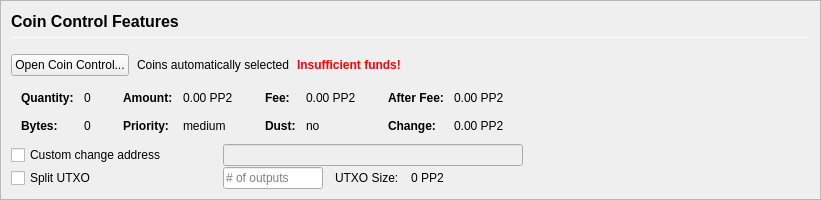
         <widget class="QFrame" name="frameCoinControl">
          <property name="sizePolicy">
           <sizepolicy hsizetype="Expanding" vsizetype="Expanding">
            <horstretch>0</horstretch>
            <verstretch>0</verstretch>
           </sizepolicy>
          </property>
          <property name="maximumSize">
           <size>
            <width>16777215</width>
            <height>16777215</height>
           </size>
          </property>
          <property name="frameShape">
           <enum>QFrame::StyledPanel</enum>
          </property>
          <property name="frameShadow">
           <enum>QFrame::Sunken</enum>
          </property>
          <layout class="QVBoxLayout" name="verticalLayoutCoinControl2">
           <property name="spacing">
            <number>0</number>
           </property>
           <property name="leftMargin">
            <number>0</number>
           </property>
           <property name="topMargin">
            <number>0</number>
           </property>
           <property name="rightMargin">
            <number>0</number>
           </property>
           <property name="bottomMargin">
            <number>0</number>
           </property>
           <item>
            <widget class="QFrame" name="frameCoinControl_BG">
             <layout class="QVBoxLayout" name="verticalLayoutCoinControl" stretch="0,0,0,0,0,0">
              <property name="spacing">
               <number>1</number>
              </property>
              <property name="leftMargin">
               <number>10</number>
              </property>
              <property name="topMargin">
               <number>10</number>
              </property>
              <item>
               <layout class="QHBoxLayout" name="horizontalLayoutCoinControl1">
                <property name="bottomMargin">
                 <number>15</number>
                </property>
                <item>
                 <layout class="QVBoxLayout" name="verticalLayout_3">
                  <property name="spacing">
                   <number>6</number>
                  </property>
                  <item>
                   <widget class="QLabel" name="labelCoinControlFeatures">
                    <property name="sizePolicy">
                     <sizepolicy hsizetype="Preferred" vsizetype="Maximum">
                      <horstretch>0</horstretch>
                      <verstretch>0</verstretch>
                     </sizepolicy>
                    </property>
                    <property name="minimumSize">
                     <size>
                      <width>0</width>
                      <height>20</height>
                     </size>
                    </property>
                    <property name="font">
                     <font>
                      <pointsize>12</pointsize>
                      <weight>75</weight>
                      <bold>true</bold>
                     </font>
                    </property>
                    <property name="styleSheet">
                     <string notr="true">font-weight:bold;</string>
                    </property>
                    <property name="text">
                     <string>Coin Control Features</string>
                    </property>
                   </widget>
                  </item>
                  <item>
                   <widget class="Line" name="line">
                    <property name="minimumSize">
                     <size>
                      <width>0</width>
                      <height>1</height>
                     </size>
                    </property>
                    <property name="maximumSize">
                     <size>
                      <width>16777215</width>
                      <height>1</height>
                     </size>
                    </property>
                    <property name="orientation">
                     <enum>Qt::Horizontal</enum>
                    </property>
                   </widget>
                  </item>
                 </layout>
                </item>
               </layout>
              </item>
              <item>
               <layout class="QHBoxLayout" name="horizontalLayoutCoinControl2" stretch="0,0,0,0">
                <property name="spacing">
                 <number>8</number>
                </property>
                <property name="bottomMargin">
                 <number>10</number>
                </property>
                <item>
                 <widget class="QPushButton" name="pushButtonCoinControl">
                  <property name="styleSheet">
                   <string notr="true"/>
                  </property>
                  <property name="text">
                   <string>Open Coin Control...</string>
                  </property>
                  <property name="autoDefault">
                   <bool>false</bool>
                  </property>
                 </widget>
                </item>
                <item>
                 <widget class="QLabel" name="labelCoinControlAutomaticallySelected">
                  <property name="text">
                   <string>Coins automatically selected</string>
                  </property>
                  <property name="margin">
                   <number>5</number>
                  </property>
                 </widget>
                </item>
                <item>
                 <widget class="QLabel" name="labelCoinControlInsuffFunds">
                  <property name="font">
                   <font>
                    <weight>75</weight>
                    <bold>true</bold>
                   </font>
                  </property>
                  <property name="styleSheet">
                   <string notr="true">color:red;font-weight:bold;</string>
                  </property>
                  <property name="text">
                   <string>Insufficient funds!</string>
                  </property>
                  <property name="margin">
                   <number>5</number>
                  </property>
                 </widget>
                </item>
                <item>
                 <spacer name="horizontalSpacerCoinControl">
                  <property name="orientation">
                   <enum>Qt::Horizontal</enum>
                  </property>
                  <property name="sizeHint" stdset="0">
                   <size>
                    <width>40</width>
                    <height>1</height>
                   </size>
                  </property>
                 </spacer>
                </item>
               </layout>
              </item>
              <item>
               <widget class="QWidget" name="widgetCoinControl" native="true">
                <property name="sizePolicy">
                 <sizepolicy hsizetype="Preferred" vsizetype="Preferred">
                  <horstretch>0</horstretch>
                  <verstretch>0</verstretch>
                 </sizepolicy>
                </property>
                <property name="minimumSize">
                 <size>
                  <width>0</width>
                  <height>0</height>
                 </size>
                </property>
                <property name="styleSheet">
                 <string notr="true"/>
                </property>
                <layout class="QHBoxLayout" name="horizontalLayoutCoinControl5">
                 <property name="leftMargin">
                  <number>0</number>
                 </property>
                 <property name="topMargin">
                  <number>0</number>
                 </property>
                 <property name="rightMargin">
                  <number>0</number>
                 </property>
                 <property name="bottomMargin">
                  <number>0</number>
                 </property>
                 <item>
                  <layout class="QHBoxLayout" name="horizontalLayoutCoinControl3" stretch="0,0,0,1">
                   <property name="spacing">
                    <number>20</number>
                   </property>
                   <property name="topMargin">
                    <number>0</number>
                   </property>
                   <property name="bottomMargin">
                    <number>10</number>
                   </property>
                   <item>
                    <layout class="QFormLayout" name="formLayoutCoinControl1">
                     <property name="horizontalSpacing">
                      <number>10</number>
                     </property>
                     <property name="verticalSpacing">
                      <number>14</number>
                     </property>
                     <property name="leftMargin">
                      <number>10</number>
                     </property>
                     <property name="topMargin">
                      <number>4</number>
                     </property>
                     <property name="rightMargin">
                      <number>6</number>
                     </property>
                     <item row="0" column="0">
                      <widget class="QLabel" name="labelCoinControlQuantityText">
                       <property name="font">
                        <font>
                         <weight>75</weight>
                         <bold>true</bold>
                        </font>
                       </property>
                       <property name="text">
                        <string>Quantity:</string>
                       </property>
                       <property name="margin">
                        <number>0</number>
                       </property>
                      </widget>
                     </item>
                     <item row="0" column="1">
                      <widget class="QLabel" name="labelCoinControlQuantity">
                       <property name="cursor">
                        <cursorShape>IBeamCursor</cursorShape>
                       </property>
                       <property name="contextMenuPolicy">
                        <enum>Qt::ActionsContextMenu</enum>
                       </property>
                       <property name="text">
                        <string notr="true">0</string>
                       </property>
                       <property name="margin">
                        <number>0</number>
                       </property>
                       <property name="textInteractionFlags">
                        <set>Qt::LinksAccessibleByMouse|Qt::TextSelectableByKeyboard|Qt::TextSelectableByMouse</set>
                       </property>
                      </widget>
                     </item>
                     <item row="1" column="0">
                      <widget class="QLabel" name="labelCoinControlBytesText">
                       <property name="font">
                        <font>
                         <weight>75</weight>
                         <bold>true</bold>
                        </font>
                       </property>
                       <property name="text">
                        <string>Bytes:</string>
                       </property>
                      </widget>
                     </item>
                     <item row="1" column="1">
                      <widget class="QLabel" name="labelCoinControlBytes">
                       <property name="cursor">
                        <cursorShape>IBeamCursor</cursorShape>
                       </property>
                       <property name="contextMenuPolicy">
                        <enum>Qt::ActionsContextMenu</enum>
                       </property>
                       <property name="text">
                        <string notr="true">0</string>
                       </property>
                       <property name="textInteractionFlags">
                        <set>Qt::LinksAccessibleByMouse|Qt::TextSelectableByKeyboard|Qt::TextSelectableByMouse</set>
                       </property>
                      </widget>
                     </item>
                    </layout>
                   </item>
                   <item>
                    <layout class="QFormLayout" name="formLayoutCoinControl2">
                     <property name="horizontalSpacing">
                      <number>10</number>
                     </property>
                     <property name="verticalSpacing">
                      <number>14</number>
                     </property>
                     <property name="leftMargin">
                      <number>6</number>
                     </property>
                     <property name="topMargin">
                      <number>4</number>
                     </property>
                     <property name="rightMargin">
                      <number>6</number>
                     </property>
                     <item row="0" column="0">
                      <widget class="QLabel" name="labelCoinControlAmountText">
                       <property name="font">
                        <font>
                         <weight>75</weight>
                         <bold>true</bold>
                        </font>
                       </property>
                       <property name="text">
                        <string>Amount:</string>
                       </property>
                       <property name="margin">
                        <number>0</number>
                       </property>
                      </widget>
                     </item>
                     <item row="0" column="1">
                      <widget class="QLabel" name="labelCoinControlAmount">
                       <property name="cursor">
                        <cursorShape>IBeamCursor</cursorShape>
                       </property>
                       <property name="contextMenuPolicy">
                        <enum>Qt::ActionsContextMenu</enum>
                       </property>
                       <property name="text">
                        <string notr="true">0.00 PP2</string>
                       </property>
                       <property name="textInteractionFlags">
                        <set>Qt::LinksAccessibleByMouse|Qt::TextSelectableByKeyboard|Qt::TextSelectableByMouse</set>
                       </property>
                      </widget>
                     </item>
                     <item row="1" column="0">
                      <widget class="QLabel" name="labelCoinControlPriorityText">
                       <property name="font">
                        <font>
                         <weight>75</weight>
                         <bold>true</bold>
                        </font>
                       </property>
                       <property name="text">
                        <string>Priority:</string>
                       </property>
                      </widget>
                     </item>
                     <item row="1" column="1">
                      <widget class="QLabel" name="labelCoinControlPriority">
                       <property name="cursor">
                        <cursorShape>IBeamCursor</cursorShape>
                       </property>
                       <property name="contextMenuPolicy">
                        <enum>Qt::ActionsContextMenu</enum>
                       </property>
                       <property name="text">
                        <string>medium</string>
                       </property>
                       <property name="textInteractionFlags">
                        <set>Qt::LinksAccessibleByMouse|Qt::TextSelectableByKeyboard|Qt::TextSelectableByMouse</set>
                       </property>
                      </widget>
                     </item>
                    </layout>
                   </item>
                   <item>
                    <layout class="QFormLayout" name="formLayoutCoinControl3">
                     <property name="horizontalSpacing">
                      <number>10</number>
                     </property>
                     <property name="verticalSpacing">
                      <number>14</number>
                     </property>
                     <property name="leftMargin">
                      <number>6</number>
                     </property>
                     <property name="topMargin">
                      <number>4</number>
                     </property>
                     <property name="rightMargin">
                      <number>6</number>
                     </property>
                     <item row="0" column="0">
                      <widget class="QLabel" name="labelCoinControlFeeText">
                       <property name="font">
                        <font>
                         <weight>75</weight>
                         <bold>true</bold>
                        </font>
                       </property>
                       <property name="text">
                        <string>Fee:</string>
                       </property>
                       <property name="margin">
                        <number>0</number>
                       </property>
                      </widget>
                     </item>
                     <item row="0" column="1">
                      <widget class="QLabel" name="labelCoinControlFee">
                       <property name="cursor">
                        <cursorShape>IBeamCursor</cursorShape>
                       </property>
                       <property name="contextMenuPolicy">
                        <enum>Qt::ActionsContextMenu</enum>
                       </property>
                       <property name="text">
                        <string notr="true">0.00 PP2</string>
                       </property>
                       <property name="textInteractionFlags">
                        <set>Qt::LinksAccessibleByMouse|Qt::TextSelectableByKeyboard|Qt::TextSelectableByMouse</set>
                       </property>
                      </widget>
                     </item>
                     <item row="1" column="0">
                      <widget class="QLabel" name="labelCoinControlLowOutputText">
                       <property name="font">
                        <font>
                         <weight>75</weight>
                         <bold>true</bold>
                        </font>
                       </property>
                       <property name="text">
                        <string>Dust:</string>
                       </property>
                      </widget>
                     </item>
                     <item row="1" column="1">
                      <widget class="QLabel" name="labelCoinControlLowOutput">
                       <property name="cursor">
                        <cursorShape>IBeamCursor</cursorShape>
                       </property>
                       <property name="contextMenuPolicy">
                        <enum>Qt::ActionsContextMenu</enum>
                       </property>
                       <property name="text">
                        <string>no</string>
                       </property>
                       <property name="textInteractionFlags">
                        <set>Qt::LinksAccessibleByMouse|Qt::TextSelectableByKeyboard|Qt::TextSelectableByMouse</set>
                       </property>
                      </widget>
                     </item>
                    </layout>
                   </item>
                   <item>
                    <layout class="QFormLayout" name="formLayoutCoinControl4">
                     <property name="horizontalSpacing">
                      <number>10</number>
                     </property>
                     <property name="verticalSpacing">
                      <number>14</number>
                     </property>
                     <property name="leftMargin">
                      <number>6</number>
                     </property>
                     <property name="topMargin">
                      <number>4</number>
                     </property>
                     <property name="rightMargin">
                      <number>6</number>
                     </property>
                     <item row="0" column="0">
                      <widget class="QLabel" name="labelCoinControlAfterFeeText">
                       <property name="font">
                        <font>
                         <weight>75</weight>
                         <bold>true</bold>
                        </font>
                       </property>
                       <property name="text">
                        <string>After Fee:</string>
                       </property>
                       <property name="margin">
                        <number>0</number>
                       </property>
                      </widget>
                     </item>
                     <item row="0" column="1">
                      <widget class="QLabel" name="labelCoinControlAfterFee">
                       <property name="cursor">
                        <cursorShape>IBeamCursor</cursorShape>
                       </property>
                       <property name="contextMenuPolicy">
                        <enum>Qt::ActionsContextMenu</enum>
                       </property>
                       <property name="text">
                        <string notr="true">0.00 PP2</string>
                       </property>
                       <property name="textInteractionFlags">
                        <set>Qt::LinksAccessibleByMouse|Qt::TextSelectableByKeyboard|Qt::TextSelectableByMouse</set>
                       </property>
                      </widget>
                     </item>
                     <item row="1" column="0">
                      <widget class="QLabel" name="labelCoinControlChangeText">
                       <property name="font">
                        <font>
                         <weight>75</weight>
                         <bold>true</bold>
                        </font>
                       </property>
                       <property name="text">
                        <string>Change:</string>
                       </property>
                      </widget>
                     </item>
                     <item row="1" column="1">
                      <widget class="QLabel" name="labelCoinControlChange">
                       <property name="cursor">
                        <cursorShape>IBeamCursor</cursorShape>
                       </property>
                       <property name="contextMenuPolicy">
                        <enum>Qt::ActionsContextMenu</enum>
                       </property>
                       <property name="text">
                        <string notr="true">0.00 PP2</string>
                       </property>
                       <property name="textInteractionFlags">
                        <set>Qt::LinksAccessibleByMouse|Qt::TextSelectableByKeyboard|Qt::TextSelectableByMouse</set>
                       </property>
                      </widget>
                     </item>
                    </layout>
                   </item>
                  </layout>
                 </item>
                </layout>
               </widget>
              </item>
              <item>
               <layout class="QHBoxLayout" name="horizontalLayoutCoinControl4">
                <property name="spacing">
                 <number>12</number>
                </property>
                <property name="sizeConstraint">
                 <enum>QLayout::SetDefaultConstraint</enum>
                </property>
                <property name="topMargin">
                 <number>0</number>
                </property>
                <property name="rightMargin">
                 <number>0</number>
                </property>
                <item>
                 <widget class="QCheckBox" name="checkBoxCoinControlChange">
                  <property name="sizePolicy">
                   <sizepolicy hsizetype="Preferred" vsizetype="Preferred">
                    <horstretch>0</horstretch>
                    <verstretch>0</verstretch>
                   </sizepolicy>
                  </property>
                  <property name="minimumSize">
                   <size>
                    <width>200</width>
                    <height>0</height>
                   </size>
                  </property>
                  <property name="maximumSize">
                   <size>
                    <width>200</width>
                    <height>16777215</height>
                   </size>
                  </property>
                  <property name="toolTip">
                   <string>If this is activated, but the change address is empty or invalid, change will be sent to a newly generated address.</string>
                  </property>
                  <property name="text">
                   <string>Custom change address</string>
                  </property>
                 </widget>
                </item>
                <item>
                 <widget class="QValidatedLineEdit" name="lineEditCoinControlChange">
                  <property name="enabled">
                   <bool>false</bool>
                  </property>
                  <property name="sizePolicy">
                   <sizepolicy hsizetype="Preferred" vsizetype="Preferred">
                    <horstretch>0</horstretch>
                    <verstretch>0</verstretch>
                   </sizepolicy>
                  </property>
                  <property name="minimumSize">
                   <size>
                    <width>300</width>
                    <height>0</height>
                   </size>
                  </property>
                 </widget>
                </item>
                <item>
                 <widget class="QLabel" name="labelCoinControlChangeLabel">
                  <property name="sizePolicy">
                   <sizepolicy hsizetype="Preferred" vsizetype="Preferred">
                    <horstretch>0</horstretch>
                    <verstretch>0</verstretch>
                   </sizepolicy>
                  </property>
                  <property name="minimumSize">
                   <size>
                    <width>100</width>
                    <height>0</height>
                   </size>
                  </property>
                  <property name="text">
                   <string/>
                  </property>
                  <property name="margin">
                   <number>3</number>
                  </property>
                 </widget>
                </item>
               </layout>
              </item>
              <item>
               <layout class="QHBoxLayout" name="horizontalLayoutCoinControl6">
                <property name="spacing">
                 <number>12</number>
                </property>
                <property name="rightMargin">
                 <number>0</number>
                </property>
                <item>
                 <widget class="QCheckBox" name="splitBlockCheckBox">
                  <property name="sizePolicy">
                   <sizepolicy hsizetype="Preferred" vsizetype="Preferred">
                    <horstretch>0</horstretch>
                    <verstretch>0</verstretch>
                   </sizepolicy>
                  </property>
                  <property name="minimumSize">
                   <size>
                    <width>200</width>
                    <height>0</height>
                   </size>
                  </property>
                  <property name="maximumSize">
                   <size>
                    <width>200</width>
                    <height>16777215</height>
                   </size>
                  </property>
                  <property name="text">
                   <string>Split UTXO</string>
                  </property>
                 </widget>
                </item>
                <item>
                 <widget class="QLineEdit" name="splitBlockLineEdit">
                  <property name="sizePolicy">
                   <sizepolicy hsizetype="Preferred" vsizetype="Preferred">
                    <horstretch>50</horstretch>
                    <verstretch>0</verstretch>
                   </sizepolicy>
                  </property>
                  <property name="minimumSize">
                   <size>
                    <width>100</width>
                    <height>0</height>
                   </size>
                  </property>
                  <property name="maximumSize">
                   <size>
                    <width>100</width>
                    <height>16777215</height>
                   </size>
                  </property>
                  <property name="placeholderText">
                   <string># of outputs</string>
                  </property>
                 </widget>
                </item>
                <item>
                 <widget class="QLabel" name="labelBlockSizeText">
                  <property name="text">
                   <string>UTXO Size:</string>
                  </property>
                 </widget>
                </item>
                <item>
                 <widget class="QLabel" name="labelBlockSize">
                  <property name="text">
                   <string>0 PP2</string>
                  </property>
                 </widget>
                </item>
                <item>
                 <spacer name="horizontalSpacer_7">
                  <property name="orientation">
                   <enum>Qt::Horizontal</enum>
                  </property>
                  <property name="sizeHint" stdset="0">
                   <size>
                    <width>40</width>
                    <height>20</height>
                   </size>
                  </property>
                 </spacer>
                </item>
               </layout>
              </item>
              <item>
               <spacer name="verticalSpacerCoinControl">
                <property name="orientation">
                 <enum>Qt::Vertical</enum>
                </property>
                <property name="sizeHint" stdset="0">
                 <size>
                  <width>800</width>
                  <height>1</height>
                 </size>
                </property>
               </spacer>
              </item>
             </layout>
            </widget>
           </item>
          </layout>
         </widget>
